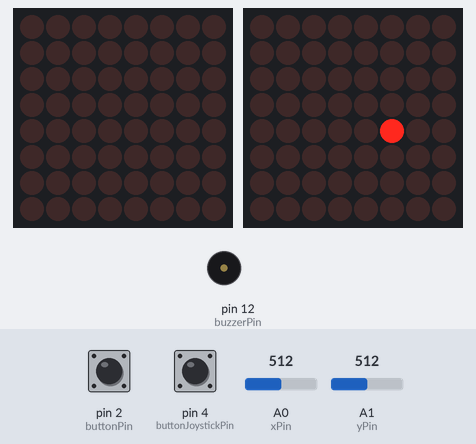
This sketch was run on a simulated Arduino Uno, built with avr-gcc and run on an emulated ATmega328P. Parts: 2 × 8×8 LED matrix, buzzer (waves = sounding). The test bench sets the inputs (shaded band); at power-on: A0 (xPin) = 512, pin 4 (buttonJoystickPin) HIGH, pin 2 (buttonPin) LOW, A1 (yPin) = 512. Random numbers use the default seed unless the sketch sets one.

Above: at 1.2 s.
1.3 s: A0 (xPin) set to 0
At 1.71 s:
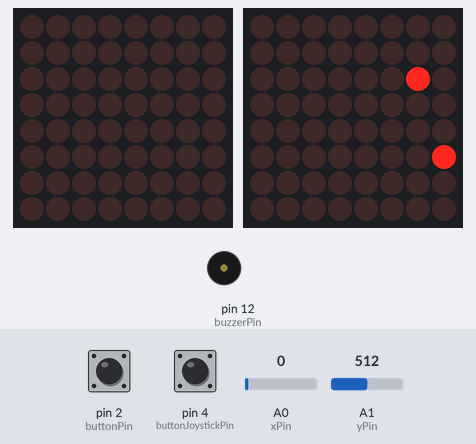
3.3 s: pin 4 (buttonJoystickPin) pulled LOW for 1 s
At 4.73 s:
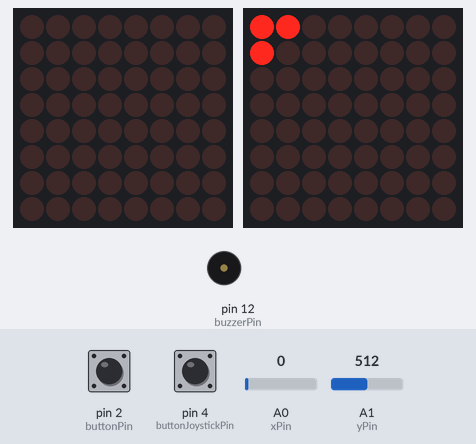
4.9 s: pin 2 (buttonPin) pulled HIGH for 0.15 s
At 5.32 s:
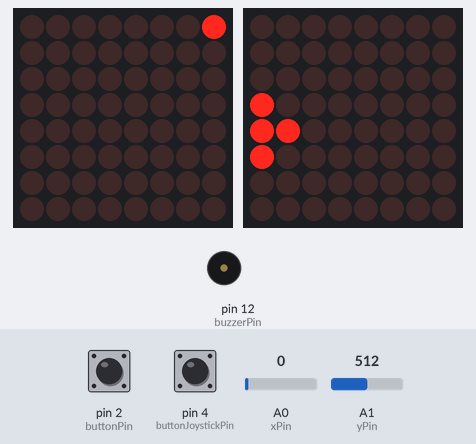
5.6 s: A0 (xPin) set to 17
At 6.23 s:
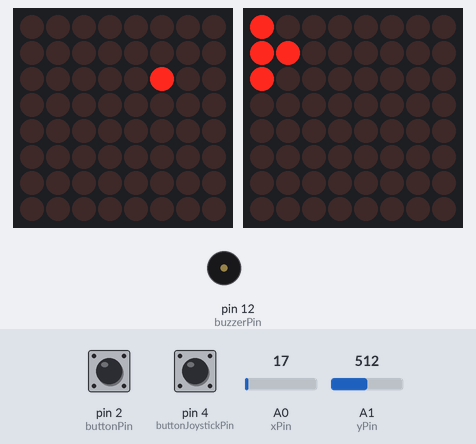
7.6 s: A1 (yPin) set to 716
9.4 s: pin 2 (buttonPin) pulled HIGH for 1 s
At 10.38 s:
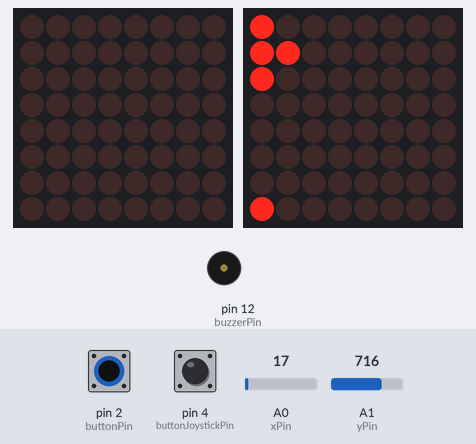
Timing chart, 0 to 13.7 s (numbered marks = the images above; inputs shaded):
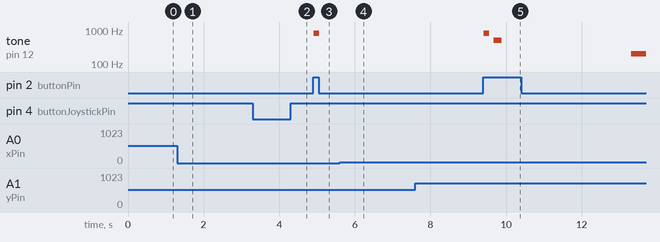

Measured:
- after the input at 4.9 s, tone on pin 12 (buzzerPin): silent → 800 Hz at once, → silent 0.15 s later

The sketch:

Console.ino
```cpp
#include "Engine.h"
#include "src/SnakeGame.h"
#include "src/SpaceGame.h"
#include "src/Game.h";

const bool showStartupSequence = false;
const int numGames = 2;

int activeGameIndex = 0;
unsigned long timeOld;

Engine engine = Engine();
Game* game = new SnakeGame();

void setup() {
  Serial.begin(115200);

  engine.setDisplayBrightness(4);

  if (showStartupSequence) {
    startupSequence();
  }

  timeOld = millis();
}

void loop() {
  // Calculate delta time
  unsigned long frameStartTime = millis();
  unsigned long deltaTimeMillis = frameStartTime - timeOld;
  float deltaTime = deltaTimeMillis/1000.0;
  timeOld = frameStartTime;

  // Update
  engine.clearScreen();
  engine.updateLoop(deltaTime);
  handleGames(deltaTime);
  engine.drawToDisplay();

  // Wait for target fps
  unsigned long endTime = millis();
  unsigned long frameTime = endTime - frameStartTime;

  const unsigned long targetDelay = 16;
  if (frameTime < targetDelay) {
    unsigned long waitForFPSTime = targetDelay - frameTime;
    delay(waitForFPSTime);
  }
}

void handleGames(float deltaTime) {
  game->updateLoop(engine);

  const float switchGameButtonHoldTime = 0.75;
  if (engine.buttonJoystickUpThisFrame && engine.buttonJoystickDownDuration > switchGameButtonHoldTime) {
    switchGame();
  }
}

void switchGame() {
  activeGameIndex += 1;
  activeGameIndex %= numGames;
  delete game;

  if (activeGameIndex == 0) {
    game = new SnakeGame;
  }
  else if (activeGameIndex == 1) {
    game = new SpaceGame;
  }

}

void startupSequence() {
  // Frame 1
  for (int y = 0; y < 8; y ++) {
    for (int x = 0; x < 16; x ++) {
      if (!(x <= y || x-8 >= y)) {
        engine.setPixel(x,y);
      }
    }
  }
  engine.drawToDisplay();
  engine.playSound(330, 240);
  delay(320);

  // Frame 2
  for (int y = 0; y < 8; y ++) {
    for (int x = 0; x < 16; x ++) {
      if (x <= y) {
        engine.setPixel(x,y);
      }
    }
  }
  engine.drawToDisplay();
  engine.playSound(392, 240);
  delay(320);

  // Frame 3
  for (int y = 0; y < 8; y ++) {
    for (int x = 0; x < 16; x ++) {
        engine.setPixel(x,y);
     }
   }
  engine.drawToDisplay();
  engine.playSound(494, 640);
  delay(700);

  // Transition out
  for (int i = 0; i < 16; i ++) {
    for (int x = 0; x < 16; x ++) {
      for (int y = 0; y < 8; y ++) {
        if ((x+(8-y) <= i || 16-x+y <= i)) {
          engine.setPixelToValue(x, y, false);
        }
      }
    }
    engine.drawToDisplay();
    delay(35);
  }
  delay(30);
}
```

Engine.cpp
```cpp
#include "Engine.h"
#include "Arduino.h"
#include <LedControl.h>
#include "src/Game.h"

Engine :: Engine() {
	ledControllerLeft.shutdown(0, false);
	ledControllerRight.shutdown(0, false);

	pinMode(buttonPin, INPUT);
	pinMode(buttonJoystickPin, INPUT_PULLUP);
	pinMode(buzzerPin, OUTPUT);

	clearScreen();
	time = 0;
}

void Engine :: updateLoop(float deltaTime) {
	this->deltaTime = deltaTime;
	time += deltaTime;

	// Module Button input:
	int buttonStateOld = buttonState;
	buttonState = digitalRead(buttonPin);
	buttonDown = buttonState == 1;
	buttonDownThisFrame = buttonDown && buttonState != buttonStateOld;
	buttonUpThisFrame = buttonState == 0 && buttonStateOld == 1;

	if (buttonDownThisFrame) {
		buttonDownDuration = 0;
	}
	if (buttonDown) {
		buttonDownDuration += deltaTime;
	}

	// Joystick button input:
	int buttonJoystickStateOld = buttonJoystickState;
	buttonJoystickState = digitalRead(buttonJoystickPin);
	buttonJoystickDown = buttonJoystickState == 0;
	buttonJoystickDownThisFrame = buttonJoystickDown == 0 && buttonJoystickStateOld == 1;
	buttonJoystickUpThisFrame = buttonJoystickState == 1 && buttonJoystickStateOld == 0;

	if (buttonJoystickDownThisFrame) {
		buttonJoystickDownDuration = 0;
	}
	if (buttonJoystickDown) {
		buttonJoystickDownDuration += deltaTime;
	}

	// Get analog stick input:
	const float inputThreshold = 0.1;
	inputX = remap(analogRead(xPin), 0, 1023, -1, 1);
	inputY = remap(analogRead(yPin), 0, 1023, -1, 1);

	// Convert into display coordinates:
	{
		int temp = inputX;
		inputX = inputY;
		inputY = temp;

		inputX *= -1;
		inputY *= -1;
	}

	if (abs(inputX) < inputThreshold) {
		inputX = 0;
	}
	if (abs(inputY) < inputThreshold) {
		inputY = 0;
	}
}

void Engine :: playSound(int frequency, int duration) {

	tone(buzzerPin, frequency, duration);
}

void Engine :: clearScreen() {
 	for (int i = 0; i < 8; i ++) {
      rowsDisplayRight[i] = 0;
      rowsDisplayLeft[i] = 0;
 	}
}

void Engine :: drawToDisplay() {
	for (int row = 0; row < 8; row ++) {
		ledControllerRight.setRow(0, row, rowsDisplayRight[row]);
		ledControllerLeft.setRow(0, row, rowsDisplayLeft[row]);
 	}
}


// set display brightness [0,15]
void Engine :: setDisplayBrightness(int brightness) {
ledControllerRight.setIntensity(0, brightness);
  ledControllerLeft.setIntensity(0, brightness);
}

void Engine :: setPixel(int x, int y) {
	setPixelToValue(x, y, true);
}

void Engine :: setPixelToValue(int x, int y, bool on) {
	if (x >= 16 || x < 0 || y >= 8 || y < 0) {
		return;
	}

	// This code assumes that the left display is rotated 90 degrees clockwise
	// and the right display is rotated 90 degrees counter-clockwise.
	// As such, we must perform some coordinate transformations.
	//
	// The "virtual" system of axis we want to achieve is
	// origin at the bottom left corner of the left display,
	// +x going right, +y going up.
	if (x >= 8) {
		// x in [8, 15]
		// y in [0, 7]
		if (on) {
			rowsDisplayRight[y] |= 1 << (x-8);
		}
		else {
			rowsDisplayRight[y] &= ~(1 << (x-8));
		}
	}
	else {
		// x in [0, 7]
		// y in [0, 7]
		if (on) {
			rowsDisplayLeft[7-y] |= 1 << (7-x);
		}
		else {
			rowsDisplayLeft[7-y] &= ~(1 << (7-x));
		}
	}
}

float Engine :: remap(float value, float minOld, float maxOld, float minNew, float maxNew) {
  return minNew + (value - minOld)/(maxOld-minOld) * (maxNew-minNew);
}
```

Engine.h
```cpp
#pragma once
#include <Arduino.h>
#include <LedControl.h>

class Engine {
private:

	// Input pins:
	const int buttonPin = 2;
	const int buttonJoystickPin = 4;
	const int xPin = 0;
	const int yPin = 1;

	// Audio pins:
	const int buzzerPin = 12;

	// Display pins:
	const int dinPinRight = 9;
	const int csPinRight = 8;
	const int clkPinRight = 10;

	const int dinPinLeft = 7;
	const int csPinLeft = 5;
	const int clkPinLeft = 6;

	LedControl ledControllerLeft = LedControl(dinPinLeft,clkPinLeft,csPinLeft,1); // (DIN, CLK, CS, num displays
	LedControl ledControllerRight = LedControl(dinPinRight,clkPinRight,csPinRight,1); // (DIN, CLK, CS, num displays

	unsigned char rowsDisplayLeft[8];
	unsigned char rowsDisplayRight[8];
	int buttonState;
	int buttonJoystickState;

	float remap(float, float, float, float, float);

public:
	float deltaTime;
	unsigned long time;

	// Player input info:
	float inputX;
	float inputY;
	bool buttonDown;
	bool buttonUpThisFrame;
	bool buttonDownThisFrame;
	float buttonDownDuration;

	// Player input info:
	bool buttonJoystickDown;
	bool buttonJoystickUpThisFrame;
	bool buttonJoystickDownThisFrame;
	float buttonJoystickDownDuration;


	Engine();

	void playSound(int frequency, int duration);

	void updateLoop(float);

	void clearScreen();

	void setPixel(int x, int y);

	void setPixelToValue(int x, int y, bool on);

	void drawToDisplay();

	void setDisplayBrightness(int);

};
```

Game.h
```cpp
#pragma once
#include "../Engine.h"

class Game {
public:
	virtual void updateLoop(Engine&);
};
```

SnakeGame.cpp
```cpp
#include "SnakeGame.h"
#include "Arduino.h"
#include "../Engine.h"

SnakeGame::SnakeGame() {
	snakeLength = 1;
	timeSinceLastMove = 0;

	x[0] = 0;
	y[0] = 3;
	dirX = 1;
	dirY = 0;
	nextDirX = dirX;
	nextDirY = dirY;

	timeRemainingToNextFoodSpawn = 1.5;
	foodExists = false;
	gameOver = false;
	scoreDisplayAmount = -5;
}

void SnakeGame::updateLoop(Engine& engine) {

	//Engine & engine = *ptrEngine;

	if (gameOver) {
		scoreDisplayAmount += engine.deltaTime * 10;
		for (int i = 0; i < min(snakeLength, (int)scoreDisplayAmount); i ++) {
			int x = i % 16;
			int y = i / 16;
			engine.setPixel(x,y);
		}
		return;
	}

	timeSinceLastMove += engine.deltaTime;

	// Set next dir to whichever input axis is currently greater
	// This dir is stored for the next time the snake moves
	// (overwriting the value immediately would not allow preventing dir from being reversed)
	if (engine.inputX != 0 || engine.inputY != 0) {
		// Stick is further along x axis than y axis
		if (abs(engine.inputX) > abs(engine.inputY)) {
			int inputDirX = sign(engine.inputX);
			// Dont allow dir to be reversed
			if (inputDirX != -dirX) {
				nextDirX = inputDirX;
				nextDirY = 0;
			}
		}
		// Stick is further along y axis than x axis
		else {
			int inputDirY = sign(engine.inputY);
			// Dont allow dir to be reversed
			if (inputDirY != -dirY) {
				nextDirY = inputDirY;
				nextDirX = 0;
			}
		}
	}


	// Move
	if (timeSinceLastMove > timeBetweenMoves) {
		timeSinceLastMove = timeSinceLastMove - timeBetweenMoves;

		dirX = nextDirX;
		dirY = nextDirY;

		// Calculate new head position:
		int newHeadX = x[0] + dirX;
		int newHeadY = y[0] + dirY;

		// Wrap around:
		newHeadX = (newHeadX >= width) ? 0 : newHeadX;
		newHeadX = (newHeadX < 0) ? width-1 : newHeadX;
		newHeadY = (newHeadY >= height) ? 0 : newHeadY;
		newHeadY = (newHeadY < 0) ? height-1 : newHeadY;


		// Update snake points
		for (int i = snakeLength -1; i > 0; i --) {
			x[i] = x[i-1];
			y[i] = y[i-1];

			// Check for self-collision
			if (newHeadX == x[i] && newHeadY == y[i]) {
				gameOver = true;
				engine.playSound(200,1000);
			}
		}

		// Move head
		x[0] = newHeadX;
		y[0] = newHeadY;


		// Eat food
		if (foodExists) {
			if (x[0] == foodX && y[0] == foodY) {
				foodExists = false;

				// Add point to end of snake
				int nextPointDirX = -dirX;
				int nextPointDirY = -dirY;
				if (snakeLength > 1) {
					nextPointDirX = sign(x[snakeLength-1]-x[snakeLength-2]);
					nextPointDirY = sign(y[snakeLength-1]-y[snakeLength-2]);
				}
				x[snakeLength] = x[snakeLength-1] + nextPointDirX;
				y[snakeLength] = y[snakeLength-1] + nextPointDirY;
				snakeLength ++;

				// Play sound
				if ((snakeLength-1)%5==0) {
					engine.playSound(523,450);
				}
				else {
					engine.playSound(349,150);
				}
			}
		}
	}

	// Draw snake
	for (int i = 0; i < snakeLength; i ++) {
		engine.setPixel((int)x[i], (int)y[i]);
	}

	// Draw food
	if (foodExists) {
		engine.setPixel(foodX, foodY);
	}
	else {
		// Handle food spawning
		timeRemainingToNextFoodSpawn -= engine.deltaTime;
		if (timeRemainingToNextFoodSpawn <= 0) {
			placeFood();
		}
	}


}

// Place food randomly on tile not currently occupied by snake
void SnakeGame::placeFood() {
	int numTiles = width * height;
	int randomIndex = random(0, numTiles);

	// Create map of tiles occupied by snake
	bool occupancyMap[numTiles] = {false};
	for (int i = 0; i < snakeLength; i ++) {
		int snakeIndex = y[i] * width + x[i];
		occupancyMap[snakeIndex] = true;
	}

	for (int i = 0; i < numTiles; i ++) {
		// Cant spawn food here, tile contains snake
		if (occupancyMap[randomIndex] == true) {
			randomIndex = (randomIndex + 1) % numTiles;

		}
		// Can spawn food here
		else {
			foodX = randomIndex % width;
			foodY = randomIndex / width;
			timeRemainingToNextFoodSpawn = random(foodSpawnMillisMin, foodSpawnMillisMax) / 1000.0;
			foodExists = true;
			return;
		}
	}
}

int SnakeGame::sign(float value) {
	if (value == 0) {
		return 0;
	}
	return (value < 0)?-1:1;
}
```

SnakeGame.h
```cpp
#pragma once
#include "Game.h"
#include "../Engine.h"

class SnakeGame : public Game {

private:
	static const int width = 16;
	static const int height = 8;
	const float timeBetweenMoves = .2;
	const int foodSpawnMillisMin = 400;
	const int foodSpawnMillisMax = 2000;

	unsigned char x[width * height];
	unsigned char y[width * height];

	int snakeLength;
	float timeSinceLastMove;

	int dirX;
	int dirY;
	int nextDirX;
	int nextDirY;

	bool foodExists;
	float timeRemainingToNextFoodSpawn;
	int foodX;
	int foodY;

	bool gameOver;
	float scoreDisplayAmount;

	void placeFood();
	int sign(float);

public:
	SnakeGame();
	virtual void updateLoop(Engine&);
};
```

SpaceGame.cpp
```cpp
#include "SpaceGame.h"
#include "Arduino.h"

SpaceGame::SpaceGame() {
	playerPos.x = 1;
	playerPos.y = 4;
	timeToNextEnemySpawn = 1;
	numEnemies = 0;
	numBullets = 0;
	elapsedTime = 0;
	gameOver = false;
	lastShootTime = 0;
	numEnemiesDestroyed = 0;
	scoreDisplayAmount = -5;
}

void SpaceGame::updateLoop(Engine& engine) {

	if (gameOver) {
		scoreDisplayAmount += engine.deltaTime * 10;
		for (int i = 0; i < min(numEnemiesDestroyed, (int)scoreDisplayAmount); i ++) {
			int x = i % 16;
			int y = i / 16;
			engine.setPixel(x,y);
		}
		return;
	}
	elapsedTime += engine.deltaTime;

	// Move player
	playerPos.y += engine.deltaTime * playerSpeed * engine.inputY;
	if (playerPos.y >= 8) {
		playerPos.y = 0;
	}
	else if (playerPos.y < 0) {
		playerPos.y = 7.99;
	}

	// Draw player
	int playerCoordX = (int)playerPos.x;
	int playerCoordY = (int)playerPos.y;
	engine.setPixel(playerCoordX, playerCoordY);
	engine.setPixel(playerCoordX-1, playerCoordY);
	engine.setPixel(playerCoordX-1, playerCoordY-1);
	engine.setPixel(playerCoordX-1, playerCoordY+1);

	// Shoot
	if (engine.buttonDownThisFrame && (elapsedTime - lastShootTime) > delayBetweenShots) {
		engine.playSound(800,150);
		lastShootTime = elapsedTime;
		bullets[numBullets].x = playerPos.x + 1;
		bullets[numBullets].y = playerPos.y;
		numBullets ++;

	}

	// Update and draw bullets
	for (int i = numBullets - 1; i >= 0; i --) {
		engine.setPixel((int)bullets[i].x, (int) bullets[i].y);
		bullets[i].x += engine.deltaTime * 20;

		bool destroyBullet = bullets[i].x >= 16;

		// Check for collision with enemies
		for (int j = numEnemies-1; j >= 0; j --) {
			if (bullets[i].x >= enemies[j].x && (int)bullets[i].y == (int)enemies[j].y) {
				destroyBullet = true;
				// Destroy enemy (put end enemy into current slot to keep active enemies in front)
				numEnemies --;
				enemies[j].x = enemies[numEnemies].x;
				enemies[j].y = enemies[numEnemies].y;
				numEnemiesDestroyed ++;
				engine.playSound(500,200);
				break;
			}
		}


		// bullet off screen, recycle
		if (destroyBullet) {
			numBullets --;
			// put end bullet into current slot to keep 'alive' bullets in front
			bullets[i].x = bullets[numBullets].x;
			bullets[i].y = bullets[numBullets].y;
		}
	}

	// Handle enemy spawning
	timeToNextEnemySpawn -= engine.deltaTime;
	if (timeToNextEnemySpawn <= 0) {
		float difficultyPercent = min(1, elapsedTime / difficultyDuration);
		float randomSeconds = .5;
		float randomT = (random(randomSeconds * 10)-randomSeconds*5)/(randomSeconds * 5);
		timeToNextEnemySpawn = spawnDelayStart + (spawnDelayEnd - spawnDelayStart) * difficultyPercent + randomT;

		enemies[numEnemies].x = 15;
		enemies[numEnemies].y = random(0, 8);
		numEnemies ++;
	}

	// Update and draw enemies
	for (int i = numEnemies - 1; i >= 0; i --) {
		engine.setPixel((int)enemies[i].x, (int)enemies[i].y);

		// Player - enemy collision check
		int enemyCoordX = (int)enemies[i].x;
		int enemyCoordY = (int)enemies[i].y;
		bool collision = enemyCoordX == playerCoordX && enemyCoordY == playerCoordY;
		collision |= enemyCoordX == playerCoordX-1 && enemyCoordY == playerCoordY-1;
		collision |= enemyCoordX == playerCoordX-1 && enemyCoordY == playerCoordY+1;
		if (collision) {
			engine.playSound(200,1000);
			gameOver = true;
			break;
		}

		// Move
		enemies[i].x -= engine.deltaTime * 5;

		// ennemy off screen, recycle
		if (enemies[i].x < 0) {
			numEnemies --;
			// put end enemy into current slot to keep active enemies in front
			enemies[i].x = enemies[numEnemies].x;
			enemies[i].y = enemies[numEnemies].y;
		}
	}

}
```

SpaceGame.h
```cpp
#pragma once
#include "Vector2.cpp"
#include "Game.h"
#include "../Engine.h"

class SpaceGame : public Game {
private:
	// Difficulty settings:
	const float enemySpeed = 6;
	const float spawnDelayStart = 2;
	const float spawnDelayEnd = .5;
	const float difficultyDuration = 18;
	const float delayBetweenShots = .2;
	const float playerSpeed = 8.5;

	Vector2 playerPos;
	Vector2 bullets[16];
	Vector2 enemies[32];

	int numEnemies;
	int numBullets;
	int numEnemiesDestroyed;
	float timeToNextEnemySpawn;
	float scoreDisplayAmount;
	float lastShootTime;
	float elapsedTime;
	bool gameOver;


public:
	SpaceGame();
	virtual void updateLoop(Engine&);
};
```

Vector2.cpp
```cpp
#pragma once

class Vector2 {
private:
public:
	float x;
	float y;
};
```
